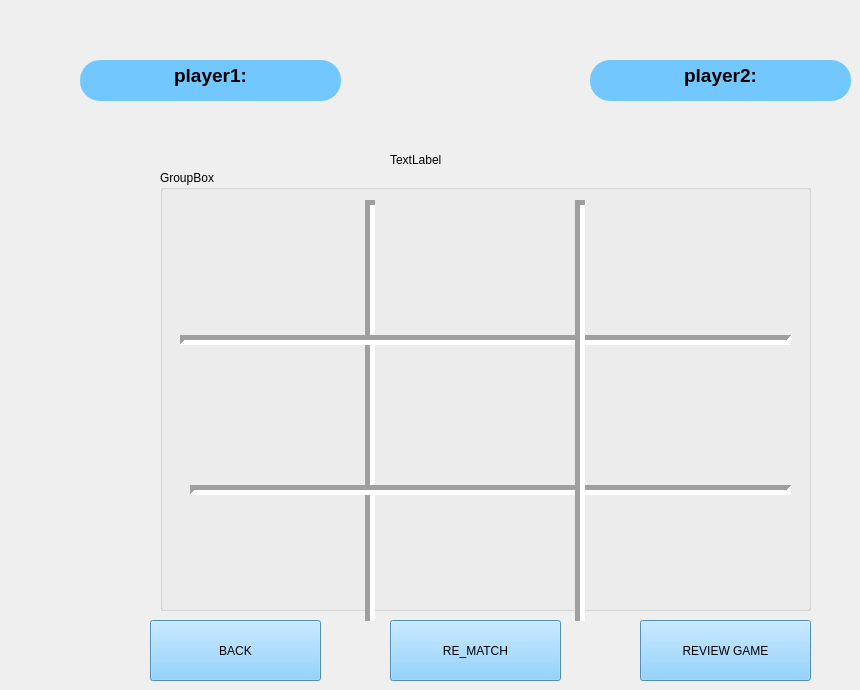
       <widget class="QWidget" name="page_4">
        <widget class="QPushButton" name="grid6">
         <property name="geometry">
          <rect>
           <x>170</x>
           <y>490</y>
           <width>201</width>
           <height>131</height>
          </rect>
         </property>
         <property name="styleSheet">
          <string notr="true">QPushButton
{
border :none;
color:black;
	font: 28pt &quot;Segoe Fluent Icons&quot;;
}
QPushButton:Hover
{
background-color:blue;
}
QPushButton:pressed
{
background-color:red;
}</string>
         </property>
         <property name="text">
          <string/>
         </property>
        </widget>
        <widget class="QPushButton" name="grid5">
         <property name="geometry">
          <rect>
           <x>580</x>
           <y>350</y>
           <width>201</width>
           <height>131</height>
          </rect>
         </property>
         <property name="styleSheet">
          <string notr="true">QPushButton
{
border :none;
color:black;
	font: 28pt &quot;Segoe Fluent Icons&quot;;
}
QPushButton:Hover
{
background-color:blue;
}
QPushButton:pressed
{
background-color:red;
}</string>
         </property>
         <property name="text">
          <string/>
         </property>
        </widget>
        <widget class="QPushButton" name="grid2">
         <property name="geometry">
          <rect>
           <x>580</x>
           <y>200</y>
           <width>201</width>
           <height>131</height>
          </rect>
         </property>
         <property name="styleSheet">
          <string notr="true">QPushButton
{
border :none;
color:black;
	font: 28pt &quot;Segoe Fluent Icons&quot;;
}
QPushButton:Hover
{
background-color:blue;
}
QPushButton:pressed
{
background-color:red;
}</string>
         </property>
         <property name="text">
          <string/>
         </property>
        </widget>
        <widget class="Line" name="line_2">
         <property name="geometry">
          <rect>
           <x>360</x>
           <y>200</y>
           <width>20</width>
           <height>421</height>
          </rect>
         </property>
         <property name="lineWidth">
          <number>5</number>
         </property>
         <property name="orientation">
          <enum>Qt::Orientation::Vertical</enum>
         </property>
        </widget>
        <widget class="Line" name="line_3">
         <property name="geometry">
          <rect>
           <x>190</x>
           <y>480</y>
           <width>601</width>
           <height>20</height>
          </rect>
         </property>
         <property name="lineWidth">
          <number>5</number>
         </property>
         <property name="orientation">
          <enum>Qt::Orientation::Horizontal</enum>
         </property>
        </widget>
        <widget class="QPushButton" name="grid0">
         <property name="geometry">
          <rect>
           <x>160</x>
           <y>200</y>
           <width>201</width>
           <height>131</height>
          </rect>
         </property>
         <property name="styleSheet">
          <string notr="true">QPushButton
{
border :none;
color:black;
	font: 28pt &quot;Segoe Fluent Icons&quot;;
}
QPushButton:Hover
{
background-color:blue;
}
QPushButton:checked {
    background-color: red;
}
</string>
         </property>
         <property name="text">
          <string/>
         </property>
        </widget>
        <widget class="QPushButton" name="grid7">
         <property name="geometry">
          <rect>
           <x>370</x>
           <y>500</y>
           <width>201</width>
           <height>131</height>
          </rect>
         </property>
         <property name="styleSheet">
          <string notr="true">QPushButton
{
border :none;
color:black;
	font: 28pt &quot;Segoe Fluent Icons&quot;;
}
QPushButton:Hover
{
background-color:blue;
}
QPushButton:pressed
{
background-color:red;
}</string>
         </property>
         <property name="text">
          <string/>
         </property>
        </widget>
        <widget class="QPushButton" name="grid4">
         <property name="geometry">
          <rect>
           <x>372</x>
           <y>350</y>
           <width>201</width>
           <height>131</height>
          </rect>
         </property>
         <property name="styleSheet">
          <string notr="true">QPushButton
{
border :none;
color:black;
	font: 28pt &quot;Segoe Fluent Icons&quot;;
}
QPushButton:Hover
{
background-color:blue;
}
QPushButton:pressed
{
background-color:red;
}</string>
         </property>
         <property name="text">
          <string/>
         </property>
        </widget>
        <widget class="QPushButton" name="grid3">
         <property name="geometry">
          <rect>
           <x>160</x>
           <y>350</y>
           <width>201</width>
           <height>131</height>
          </rect>
         </property>
         <property name="styleSheet">
          <string notr="true">QPushButton
{
border :none;
color:black;
	font: 28pt &quot;Segoe Fluent Icons&quot;;
}
QPushButton:Hover
{
background-color:blue;
}
QPushButton:pressed
{
background-color:red;
}
QPushButton[text=&quot;O&quot;] {
    color: black;
   
}
QPushButton[text=&quot;X&quot;] {
    color: white;
    }
</string>
         </property>
         <property name="text">
          <string/>
         </property>
        </widget>
        <widget class="QTextEdit" name="textEdit_2">
         <property name="geometry">
          <rect>
           <x>590</x>
           <y>60</y>
           <width>261</width>
           <height>41</height>
          </rect>
         </property>
         <property name="styleSheet">
          <string notr="true">QTextEdit
{
border :none;
color:black;
background-color: rgb(115, 199, 255);
font: 700 12pt &quot;Rockwell&quot;;    
 border-radius: 20px;
}</string>
         </property>
         <property name="html">
          <string>&lt;!DOCTYPE HTML PUBLIC &quot;-//W3C//DTD HTML 4.0//EN&quot; &quot;http://www.w3.org/TR/REC-html40/strict.dtd&quot;&gt;
&lt;html&gt;&lt;head&gt;&lt;meta name=&quot;qrichtext&quot; content=&quot;1&quot; /&gt;&lt;meta charset=&quot;utf-8&quot; /&gt;&lt;style type=&quot;text/css&quot;&gt;
p, li { white-space: pre-wrap; }
hr { height: 1px; border-width: 0; }
li.unchecked::marker { content: &quot;\2610&quot;; }
li.checked::marker { content: &quot;\2612&quot;; }
&lt;/style&gt;&lt;/head&gt;&lt;body style=&quot; font-family:'Rockwell'; font-size:12pt; font-weight:700; font-style:normal;&quot;&gt;
&lt;p align=&quot;center&quot; style=&quot; margin-top:0px; margin-bottom:0px; margin-left:0px; margin-right:0px; -qt-block-indent:0; text-indent:0px;&quot;&gt;&lt;span style=&quot; font-family:'Segoe UI'; font-size:14pt;&quot;&gt;player2:&lt;/span&gt;&lt;/p&gt;&lt;/body&gt;&lt;/html&gt;</string>
         </property>
        </widget>
        <widget class="QTextEdit" name="textEdit">
         <property name="geometry">
          <rect>
           <x>80</x>
           <y>60</y>
           <width>261</width>
           <height>41</height>
          </rect>
         </property>
         <property name="styleSheet">
          <string notr="true">QTextEdit
{
border :none;
color:black;
background-color: rgb(115, 199, 255);
font: 700 12pt &quot;Rockwell&quot;;    
 border-radius: 20px;
}</string>
         </property>
         <property name="html">
          <string>&lt;!DOCTYPE HTML PUBLIC &quot;-//W3C//DTD HTML 4.0//EN&quot; &quot;http://www.w3.org/TR/REC-html40/strict.dtd&quot;&gt;
&lt;html&gt;&lt;head&gt;&lt;meta name=&quot;qrichtext&quot; content=&quot;1&quot; /&gt;&lt;meta charset=&quot;utf-8&quot; /&gt;&lt;style type=&quot;text/css&quot;&gt;
p, li { white-space: pre-wrap; }
hr { height: 1px; border-width: 0; }
li.unchecked::marker { content: &quot;\2610&quot;; }
li.checked::marker { content: &quot;\2612&quot;; }
&lt;/style&gt;&lt;/head&gt;&lt;body style=&quot; font-family:'Rockwell'; font-size:12pt; font-weight:700; font-style:normal;&quot;&gt;
&lt;p align=&quot;center&quot; style=&quot; margin-top:0px; margin-bottom:0px; margin-left:0px; margin-right:0px; -qt-block-indent:0; text-indent:0px;&quot;&gt;&lt;span style=&quot; font-family:'Segoe UI'; font-size:14pt;&quot;&gt;player1:&lt;/span&gt;&lt;/p&gt;&lt;/body&gt;&lt;/html&gt;</string>
         </property>
        </widget>
        <widget class="QPushButton" name="grid1">
         <property name="geometry">
          <rect>
           <x>370</x>
           <y>200</y>
           <width>201</width>
           <height>131</height>
          </rect>
         </property>
         <property name="styleSheet">
          <string notr="true">QPushButton
{
border :none;
color:black;
	font: 28pt &quot;Segoe Fluent Icons&quot;;
}
QPushButton:Hover
{
background-color:blue;
}
QPushButton:pressed
{
background-color:red;
}</string>
         </property>
         <property name="text">
          <string/>
         </property>
        </widget>
        <widget class="Line" name="line_4">
         <property name="geometry">
          <rect>
           <x>180</x>
           <y>330</y>
           <width>611</width>
           <height>20</height>
          </rect>
         </property>
         <property name="lineWidth">
          <number>5</number>
         </property>
         <property name="orientation">
          <enum>Qt::Orientation::Horizontal</enum>
         </property>
        </widget>
        <widget class="QPushButton" name="grid8">
         <property name="geometry">
          <rect>
           <x>580</x>
           <y>490</y>
           <width>201</width>
           <height>131</height>
          </rect>
         </property>
         <property name="styleSheet">
          <string notr="true">QPushButton
{
border :none;
color:black;
	font: 28pt &quot;Segoe Fluent Icons&quot;;
}
QPushButton:Hover
{
background-color:blue;
}
QPushButton:pressed
{
background-color:red;
}</string>
         </property>
         <property name="text">
          <string/>
         </property>
        </widget>
        <widget class="Line" name="line">
         <property name="geometry">
          <rect>
           <x>570</x>
           <y>200</y>
           <width>20</width>
           <height>421</height>
          </rect>
         </property>
         <property name="lineWidth">
          <number>5</number>
         </property>
         <property name="orientation">
          <enum>Qt::Orientation::Vertical</enum>
         </property>
        </widget>
        <widget class="QPushButton" name="GameReview">
         <property name="geometry">
          <rect>
           <x>640</x>
           <y>620</y>
           <width>171</width>
           <height>61</height>
          </rect>
         </property>
         <property name="maximumSize">
          <size>
           <width>500</width>
           <height>500</height>
          </size>
         </property>
         <property name="styleSheet">
          <string notr="true">QPushButton
{
color:black;
background-color: rgb(115, 199, 255);
 font: 700 14pt &quot;Segoe UI&quot;;
}</string>
         </property>
         <property name="text">
          <string>REVIEW GAME</string>
         </property>
        </widget>
        <widget class="QPushButton" name="Rematch">
         <property name="geometry">
          <rect>
           <x>390</x>
           <y>620</y>
           <width>171</width>
           <height>61</height>
          </rect>
         </property>
         <property name="maximumSize">
          <size>
           <width>500</width>
           <height>500</height>
          </size>
         </property>
         <property name="styleSheet">
          <string notr="true">QPushButton
{
color:black;
background-color: rgb(115, 199, 255);
 font: 700 14pt &quot;Segoe UI&quot;;
}</string>
         </property>
         <property name="text">
          <string>RE_MATCH</string>
         </property>
        </widget>
        <widget class="QPushButton" name="back_4">
         <property name="geometry">
          <rect>
           <x>150</x>
           <y>620</y>
           <width>171</width>
           <height>61</height>
          </rect>
         </property>
         <property name="maximumSize">
          <size>
           <width>500</width>
           <height>500</height>
          </size>
         </property>
         <property name="styleSheet">
          <string notr="true">QPushButton
{
color:black;
background-color: rgb(115, 199, 255);
 font: 700 14pt &quot;Segoe UI&quot;;
}</string>
         </property>
         <property name="text">
          <string>BACK</string>
         </property>
        </widget>
        <widget class="QGroupBox" name="groupBox_2">
         <property name="geometry">
          <rect>
           <x>160</x>
           <y>170</y>
           <width>651</width>
           <height>441</height>
          </rect>
         </property>
         <property name="title">
          <string>GroupBox</string>
         </property>
        </widget>
        <widget class="QLabel" name="label">
         <property name="geometry">
          <rect>
           <x>390</x>
           <y>150</y>
           <width>261</width>
           <height>20</height>
          </rect>
         </property>
         <property name="text">
          <string>TextLabel</string>
         </property>
        </widget>
        <zorder>groupBox_2</zorder>
        <zorder>grid6</zorder>
        <zorder>grid5</zorder>
        <zorder>grid2</zorder>
        <zorder>line_2</zorder>
        <zorder>line_3</zorder>
        <zorder>grid0</zorder>
        <zorder>grid7</zorder>
        <zorder>grid4</zorder>
        <zorder>grid3</zorder>
        <zorder>textEdit_2</zorder>
        <zorder>textEdit</zorder>
        <zorder>grid1</zorder>
        <zorder>line_4</zorder>
        <zorder>line</zorder>
        <zorder>GameReview</zorder>
        <zorder>Rematch</zorder>
        <zorder>back_4</zorder>
        <zorder>grid8</zorder>
        <zorder>label</zorder>
       </widget>
